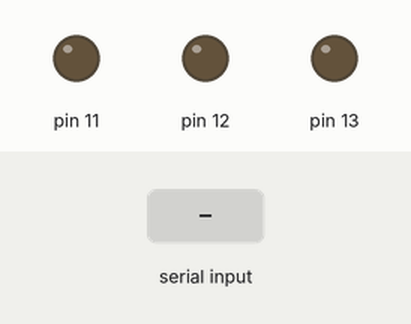
The sketch below on a simulated Arduino Uno, built with avr-gcc and run on an emulated ATmega328P. On the bench: output pins drawn as LEDs (lit = HIGH). The inputs (shaded band) are chosen by the test bench.

Above: at 1.2 s.
1.3 s: "1" received over the second serial link
At 2.0 s:
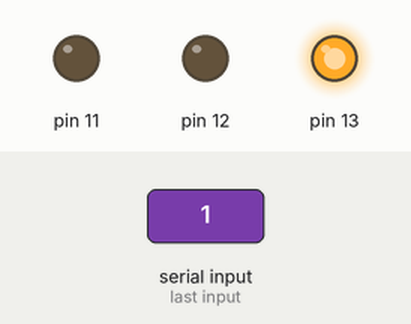
2.8 s: "2" received over the second serial link
At 3.2 s:
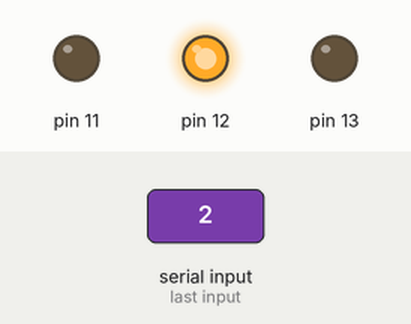
4.3 s: "3" received over the second serial link
At 5.5 s:
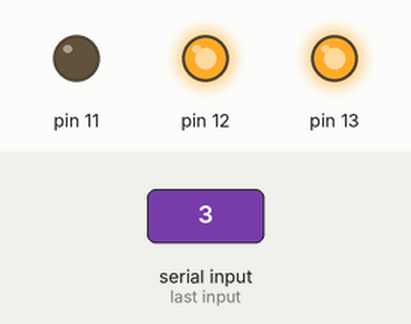
5.8 s: "4" received over the second serial link
At 6.8 s:
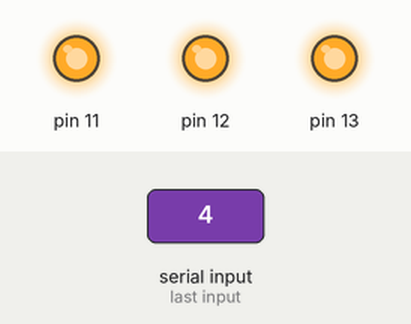
7.3 s: "0" received over the second serial link
At 8.5 s:
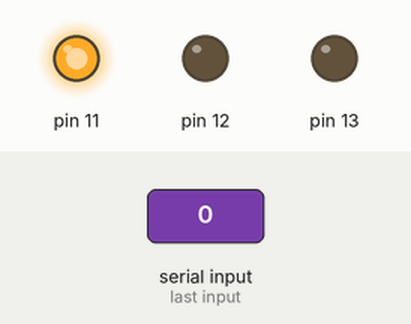
8.8 s: "1" received over the second serial link
At 10.1 s:
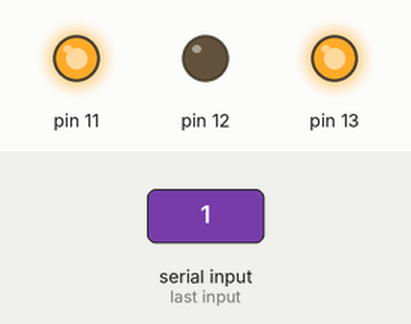
Timing chart, 0 to 11.3 s (numbered marks = the images above; inputs shaded):
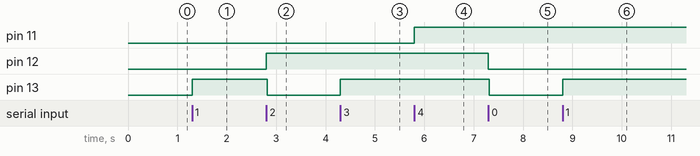

The sketch:

LED_bluetooth_control.ino
```cpp
#include <SoftwareSerial.h>
SoftwareSerial BT(1, 0);
// creates a "virtual" serial port/UART
// connect BT module TX to 0
// connect BT module RX to 1
// connect BT Vcc to 3.3V, GND to GND


void setup()
{
  // set digital pin to control as an output
  pinMode(13, OUTPUT);
  pinMode(12, OUTPUT);
  pinMode(11, OUTPUT);
  // set the data rate for the SoftwareSerial port
  BT.begin(9600);
  // Send test message to other device
  BT.println("Hello from Arduino");
}
char a; // stores incoming character from other device
void loop()
{
  if (BT.available())
  // if text arrived in from BT serial...
  {
    a=(BT.read());
    if (a=='1')
    {
      digitalWrite(13, HIGH);
      BT.println(" left LED on");
      digitalWrite(12, LOW);
    }
    else if (a=='2')
    {
      digitalWrite(12, HIGH);
      BT.println(" right LED on");
      digitalWrite(13, LOW);

    }

    else if (a=='3')
    {
      digitalWrite(12, HIGH);
      digitalWrite(13, HIGH);
      BT.println(" both LED on");

    }
    else if (a=='4')
    {
      digitalWrite(11, HIGH);
      BT.println(" bluetooth ready");
    }
    else
    {
      digitalWrite(12, LOW);
      BT.println(" left LED off");
      digitalWrite(13, LOW);
      BT.println(" right LED off");
    }
    // you can add more "if" statements with other characters to add more commands
  }
}
```

Measured:
- after the input at 1.3 s, pin 13: LOW → HIGH at once
- after the input at 2.8 s, pin 12: LOW → HIGH at once; pin 13: HIGH → LOW at once
- after the input at 4.3 s, pin 13: LOW → HIGH at once
- after the input at 5.8 s, pin 11: LOW → HIGH at once
- after the input at 7.3 s, pin 12, pin 13: HIGH → LOW at once
- after the input at 8.8 s, pin 13: LOW → HIGH at once
